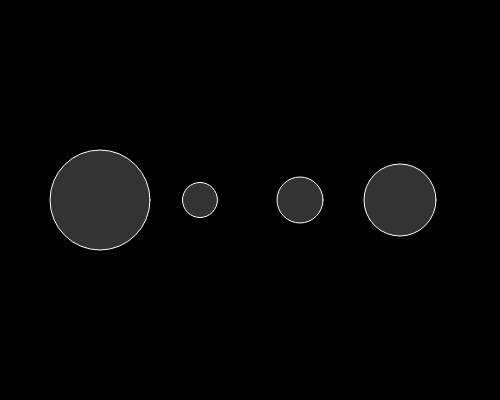
Frame 1 (no input)
Frame 60 (no input): identical to frame 1, image omitted
Frame 120 (the mouse pressed at the canvas centre since frame 60): identical to frame 1, image omitted

The p5.js sketch that drew this single still picture (run headless with seeded random() and noise() and a simulated clock; from frame 60 on, the mouse is pressed at the canvas centre):

// p5.js sketch
// ── sketch.js
/* 
6.2 p5.js Arrays and loops
1. Code below is from https://vimeo.com/channels/learningp5js/141211394
2. Video Referenced at 1:55 is For Loops, https://vimeo.com/channels/learningp5js/139013336 
*/



var nums = [100, 35, 46, 72];

function setup() {
  createCanvas(500, 400);
}

function draw() {
  background(0);

  for (var i = 0; i < 4; i++) {
    stroke(255);
    fill(51);
    ellipse(i * 100 + 100, 200, nums[i], nums[i]);
  }

  // ellipse(200, 200, nums[1], nums[1]);
  // ellipse(300, 200, nums[2], nums[2]);
  // ellipse(400, 200, nums[3], nums[3]);
  
}
